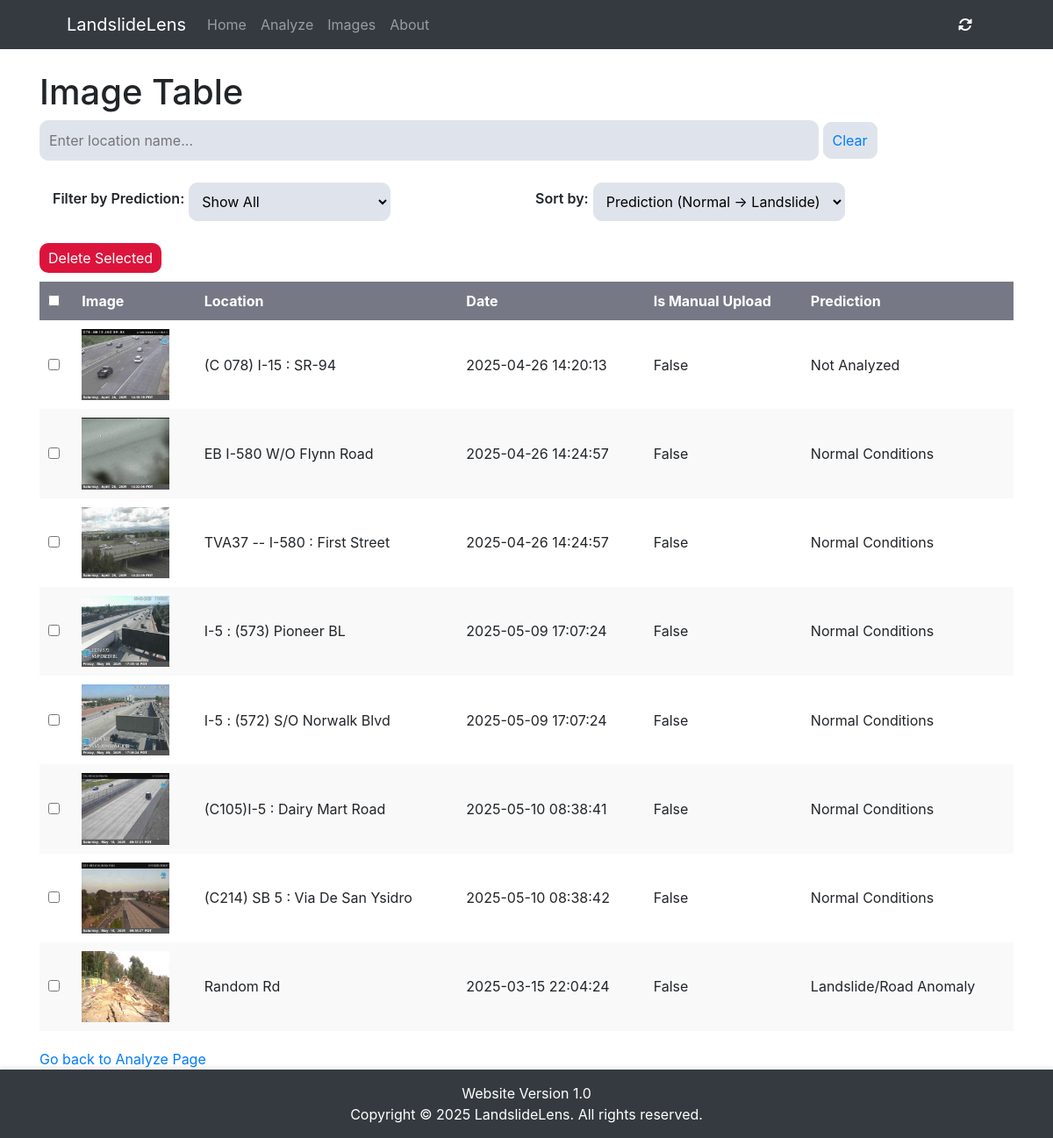
/images/?sort=prediction, run on the app's committed database.
### RealTimeMonitor/models.py (models this page shows)
class MediaFile(models.Model):
    id = models.UUIDField(primary_key=True, default=uuid.uuid4, editable=False)
    mediaFile = models.ImageField(upload_to='uploads/')
    uploadedDate = models.DateTimeField(auto_now_add=True)
    locationName = models.CharField(max_length=255, null=True, blank=True)
    prediction = models.IntegerField(null=True, blank=True)
    predictionString = models.CharField(max_length=255, null=True, blank=True)
    isManualUpload = models.BooleanField(default=False, null=True)
    feed = models.ForeignKey("feedSource", on_delete=models.CASCADE, null=True, blank=True, related_name="mediaFiles")

### RealTimeMonitor/views.py (the view)
# urls.py: path('images/', images, name="images"),
def images(request):
    sort_order = request.GET.get('sort', '-uploadedDate')  # Default sort by uploadedDate
    filter_prediction = request.GET.get('filter', 'all')  # Default show all
    search_query = request.GET.get('search', '')
    mediaFiles = MediaFile.objects.all()
    if filter_prediction == "landslide":
        mediaFiles = mediaFiles.filter(prediction=1)
    elif filter_prediction == "normal":
        mediaFiles = mediaFiles.filter(prediction=0)
    if search_query:
        mediaFiles = mediaFiles.filter(locationName__icontains=search_query)
    if sort_order in ["-uploadedDate", "uploadedDate", "locationName", "-locationName", "prediction", "-prediction"]:
        mediaFiles = mediaFiles.order_by(sort_order)
    return render(request, 'imageTable.html', {'mediaFiles': mediaFiles, 'filter_prediction': filter_prediction, 'sort_order': sort_order})

### RealTimeMonitor/templates/imageTable.html (shortened to what this page needs)
{% extends "index.html" %}
{% load static %}
{% block content %}
<h1>Image Table</h1>
<div id="ImageTableFiltersContainer">
    <form method="get" id="filterForm">
        <div class="col-lg-12" id="ImageTableSearch">
            <input type="text" name="search" id="search" placeholder="Enter location name..." value="{{ searchQueryStr }}" style="width:80%;">
            <a href="?{% if filter_prediction != 'all' %}filter={{ filter_prediction }}&{% endif %}{% if sort_order %}sort={{ sort_order }}{% endif %}" class="ClearSearchBtn">Clear</a>
        </div>
        <div id="ImageFilterSortSubContainer" class="col-lg-12" style="gap:10px; margin:0px;">
            <div class="col-lg-6" id="ImageTableFilters">
                <label class="optionLabel" for="filter">Filter by Prediction:</label>
                <select name="filter" id="filter">
                    <option value="all" {% if filter_prediction == "all" %}selected{% endif %}>Show All</option>
                </select>
            </div>
            <div class="col-lg-6" id="ImageTableSorts">
                <label class="optionLabel" for="sort">Sort by:</label>
                <select name="sort" id="sort">
                    <option value="prediction" {% if sort_order == "prediction" %}selected{% endif %}>Prediction (Normal → Landslide)</option>
                </select>
            </div>
        </div>
    </form>
</div>
<div id="ImageTableContainer">
    <form method="post" action="{% url 'bulkImageDelete' %}">
        <button class="DeleteBtn" type="submit" onclick="return confirm('Are you sure you want to delete the selected images?');">Delete Selected</button>
        <table>
            <thead>
                <tr>
                    <th><input type="checkbox" id="select-all"></th>
                    <th>
                        <a href="?sort={% if sort_order == 'uploadedDate' %}-uploadedDate{% else %}uploadedDate{% endif %}">
                            Image
                        </a>
                    </th>
                    <th>
                        <a href="?sort={% if sort_order == 'locationName' %}-locationName{% else %}locationName{% endif %}">
                            Location
                        </a>
                    </th>
                    <th>
                        <a href="?sort={% if sort_order == 'uploadedDate' %}-uploadedDate{% else %}uploadedDate{% endif %}">
                            Date
                        </a>
                    </th>
                    <th>Is Manual Upload</th>
                    <th>
                        <a href="?sort={% if sort_order == 'prediction' %}-prediction{% else %}prediction{% endif %}">
                            Prediction
                        </a>
                    </th>
                </tr>
            </thead>
            <tbody>
                {% for mediaFile in mediaFiles %}
                <tr>
                    <td><input type="checkbox" name="selectedIds" value="{{ mediaFile.id }}"></td>
                    <td><img src="{{ mediaFile.mediaFile.url }}" alt="Uploaded Image"></td>
                    <td>{{ mediaFile.locationName }}</td>
                    <td>{{ mediaFile.uploadedDate|date:"Y-m-d H:i:s" }}</td>
                    <td>{{ mediaFile.isManualUpload }}</td>
                    <td>
                        {% if mediaFile.predictionString %}
                            {{ mediaFile.predictionString }}
                        {% else %}
                            Not Analyzed
                        {% endif %}
                    </td>
                </tr>
                {% empty %}
                <tr>
                    <td colspan="6">No images uploaded yet.</td>
                </tr>
                {% endfor %}
            </tbody>
        </table>
    </form>
</div>
<p><a href="{% url 'analyze' %}" style="padding-bottom: 25px;">Go back to Analyze Page</a></p>
{% endblock %}

### RealTimeMonitor/assets/css/general.css (style rules this page uses)
:root { --primary-bg: #dfe4ec; --pos-btn: #2197ff; --neg-btn: crimson; --theme: #343a40; }
html, body { height: 100%; margin: 0; }
p { margin-bottom: 0; }
.DeleteBtn { border: 1px solid var(--neg-btn); border-radius: 10px; background-color: var(--neg-btn); color: white; padding: 5px; text-align: center; margin-bottom: 10px; }
.optionLabel { font-weight: 600; }
#ImageTableFiltersContainer { margin-bottom: 25px; }
#ImageTableFiltersContainer #filterForm { display: flex; flex-direction: column; gap: 25px; }
#ImageTableSearch { padding: 0; }
#ImageTableSearch #search { padding: 10px; border-radius: 10px; border: 1px solid var(--primary-bg); background-color: var(--primary-bg); }
#ImageTableSearch .ClearSearchBtn { padding: 10px; border-radius: 10px; border: 1px solid var(--primary-bg); background-color: var(--primary-bg); }
#ImageFilterSortSubContainer { display: flex; flex-direction: row; }
#ImageFilterSortSubContainer div { display: flex; flex-direction: row; justify-content: flex-start; align-items: center; gap: 5px; padding: 0; }
#ImageTableFilters { display: flex; flex-direction: row; }
#ImageTableFilters #filter, #ImageTableSorts #sort { padding: 10px; border-radius: 10px; border: 1px solid var(--primary-bg); background-color: var(--primary-bg); }
#ImageTableSorts { display: flex; flex-direction: row; }
#ImageTableContainer table { width: 100%; border-collapse: collapse; margin-bottom: 20px; }
#ImageTableContainer th, #ImageTableContainer td { padding: 10px; text-align: left; border: none; }
#ImageTableContainer th { background-color: #767985FF !important; color: white !important; text-decoration: none; }
#ImageTableContainer table th a { color: white !important; text-decoration: none; }
#ImageTableContainer tr:nth-child(even) { background-color: #f9f9f9; }
#ImageTableContainer tr:nth-child(odd) { background-color: #ffffff; }
#ImageTableContainer img { max-width: 100px; height: auto; }
#ImageTableContainer button { background-color: var(--neg-btn); color: white; border: none; padding: 5px 10px; cursor: pointer; }

### data on the page
MediaFile: mediaFile (picture), locationName "(C 078) I-15 : SR-94", uploadedDate "2025-04-26 14:20:13", isManualUpload "False", shows "Not Analyzed"
MediaFile: mediaFile (picture), locationName "EB I-580 W/O Flynn Road", uploadedDate "2025-04-26 14:24:57", isManualUpload "False", predictionString "Normal Conditions"
MediaFile: mediaFile (picture), locationName "TVA37 -- I-580 : First Street", uploadedDate "2025-04-26 14:24:57", isManualUpload "False", predictionString "Normal Conditions"
MediaFile: mediaFile (picture), locationName "I-5 : (573) Pioneer BL", uploadedDate "2025-05-09 17:07:24", isManualUpload "False", predictionString "Normal Conditions"
MediaFile: mediaFile (picture), locationName "I-5 : (572) S/O Norwalk Blvd", uploadedDate "2025-05-09 17:07:24", isManualUpload "False", predictionString "Normal Conditions"
MediaFile: mediaFile (picture), locationName "(C105)I-5 : Dairy Mart Road", uploadedDate "2025-05-10 08:38:41", isManualUpload "False", predictionString "Normal Conditions"
MediaFile: mediaFile (picture), locationName "(C214) SB 5 : Via De San Ysidro", uploadedDate "2025-05-10 08:38:42", isManualUpload "False", predictionString "Normal Conditions"
MediaFile: mediaFile (picture), locationName "Random Rd", uploadedDate "2025-03-15 22:04:24", isManualUpload "False", predictionString "Landslide/Road Anomaly"
